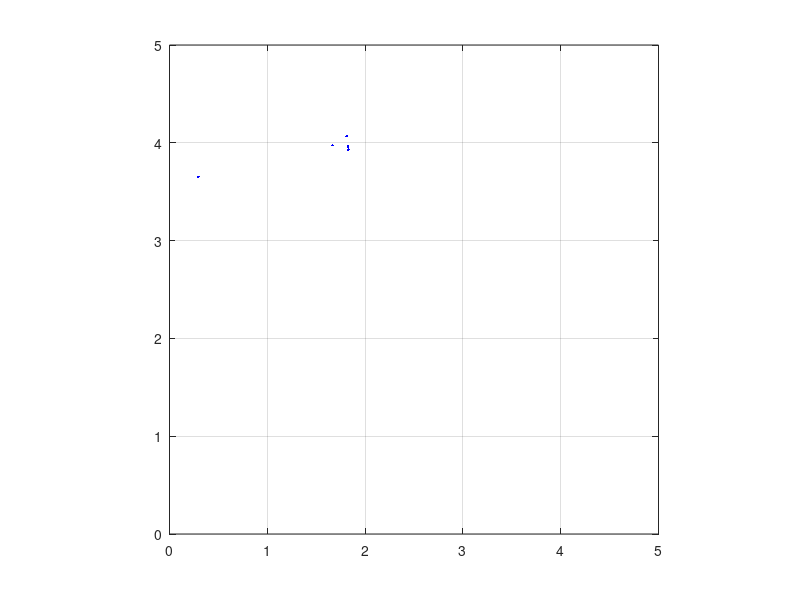

MATLAB code for this plot:
%reflective boundaries

noise = 0;
numberOfPoints = 10;
% L = sqrt(numberOfPoints/rho);
L = 5;
rho = numberOfPoints/(L^2)
v = 0.05;
r = 0.2; %definition of neighbourhood for averaging
r0 = 0.3; %border offset for reflection

pointsX = L * rand(1, numberOfPoints);
pointsY = L * rand(1, numberOfPoints);
Nsteps=500;
theta = 2*pi*rand(1,numberOfPoints) - pi; %-pi to pi
timedelta = 1;

y = zeros(Nsteps+1,3*numberOfPoints); % initialisation of solution vector
y(1,:) = [pointsX,pointsY,theta];
for k=1:Nsteps
    posX=y(k,1:numberOfPoints); % x position matrix
    posY=y(k,numberOfPoints+1:2*numberOfPoints); % y position matrix
    theta=y(k,2*numberOfPoints+1:end); % theta matrix

    newTheta=theta; %just arbit initialisation, supposed to be faster this way
    vel=[v*cos(theta) v*sin(theta)];
    for i=1:numberOfPoints %evaluating updated angle parameter
        if L-posX(i)<r0 ||posX(i)<r0||L-posY(i)<r0||posY(i)<r0
            continue
        end
        avgcos = 0;
        avgsin = 0;
        ctr = 0;
        for j=1:numberOfPoints
            if L-posX(j)<r0 ||posX(j)<r0||L-posY(j)<r0||posY(j)<r0
                continue
            end
            dx = posX(i) - posX(j);
            dy = posY(i) - posY(j);
            if (dx^2+dy^2)<(r^2)
                avgcos = avgcos + cos(theta(j));
                avgsin = avgsin + sin(theta(j));
                ctr = ctr + 1;
            end
        end
        avgcos = avgcos/ctr;
        avgsin = avgsin/ctr;
        angleMean = atan2(avgsin,avgcos);
        temp = angleMean + (noise*rand - noise/2);
        newTheta(i) = temp-2*pi*floor((temp+pi)/(2*pi));
    end
    theta = newTheta; % update angle values
    posX = posX + vel(1:numberOfPoints)*timedelta;
    posY = posY + vel(numberOfPoints+1:end)*timedelta;
    for i = 1:numberOfPoints
        if (L-posX(i)<r0 && cos(theta(i))>0)||(posX(i)<r0 && cos(theta(i))<0)
            theta(i) = sign( sin(theta(i)) )*pi-theta(i);
        end
        if (L-posY(i)<r0 && sin(theta(i))>0)||(posY(i)<r0 && sin(theta(i))<0)
            theta(i) = -theta(i);
        end
    end
    y(k+1,:)=[posX,posY,theta];
end

%movie
for k=1:size(y)
	posX=y(k,1:numberOfPoints); % x position matrix
	posY=y(k,numberOfPoints+1:2*numberOfPoints); % y position matrix
	plot(posX,posY,'b.'); %plot instantaneous position
    axis([0,L,0,L]);
    axis square;
    grid on;
	pause(.1);
end